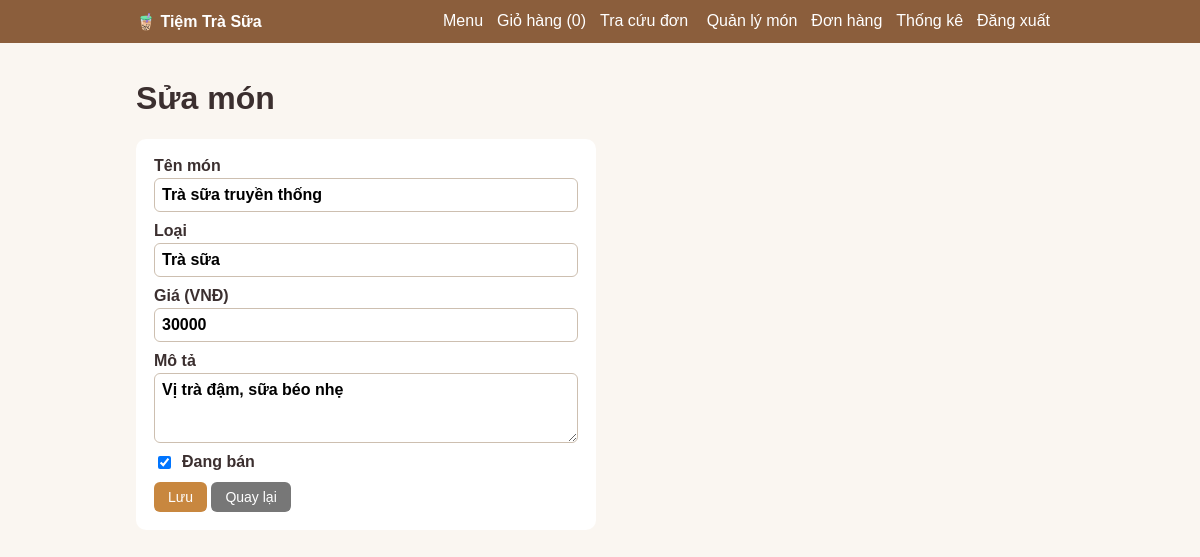
Screenshot of /update.php?id=1 (signed in) with the database file from the repository.
### tables this page shows
CREATE TABLE IF NOT EXISTS sanpham (
  id INT AUTO_INCREMENT PRIMARY KEY,
  ten VARCHAR(120) NOT NULL,
  loai VARCHAR(60) NOT NULL DEFAULT 'Trà sữa',
  gia INT UNSIGNED NOT NULL,
  mota VARCHAR(255) DEFAULT NULL,
  dang_ban TINYINT(1) NOT NULL DEFAULT 1
);

### update.php (the view, shortened to what this page needs)
<?php
require 'ketnoi.php';
$id = (int)($_GET['id'] ?? 0);
$sp = layMot($conn, 'SELECT * FROM sanpham WHERE id=?', 'i', [$id]);
?>
<h1>Sửa món</h1>
<form method="post" class="form"><?= csrf() ?>
  <label>Tên món <input name="ten" value="<?= h($sp['ten']) ?>" required></label>
  <label>Loại <input name="loai" value="<?= h($sp['loai']) ?>" required></label>
  <label>Giá (VNĐ) <input type="number" name="gia" min="1000" step="500" value="<?= h($sp['gia']) ?>" required></label>
  <label>Mô tả <textarea name="mota" rows="3"><?= h($sp['mota']) ?></textarea></label>
  <label style="flex-direction:row;align-items:center;gap:8px"><input type="checkbox" name="dang_ban" <?= $sp['dang_ban'] ? 'checked' : '' ?>> Đang bán</label>
  <div><button class="btn">Lưu</button> <a class="btn g" href="index.php?p=admin">Quay lại</a></div>
</form>

### ketnoi.php (style rules this page uses)
* { box-sizing:border-box }
body { margin:0;font-family:Arial,sans-serif;background:#faf6f1;color:#3b2f2f }
.btn { display:inline-block;background:#c8873f;color:#fff;border:0;padding:7px 14px;border-radius:6px;cursor:pointer;text-decoration:none;font-size:14px }
.btn.g { background:#777 }
input,select,textarea { padding:7px;border:1px solid #cdbfb0;border-radius:6px;font:inherit }
.form { display:flex;flex-direction:column;gap:10px;max-width:460px;background:#fff;padding:18px;border-radius:10px }
.form label { display:flex;flex-direction:column;gap:3px;font-weight:bold }

### rows the page displays
sanpham: ten "Trà sữa truyền thống", loai "Trà sữa", gia "30000", mota "Vị trà đậm, sữa béo nhẹ", dang_ban "☑"

### other values shown
$sl "0"
